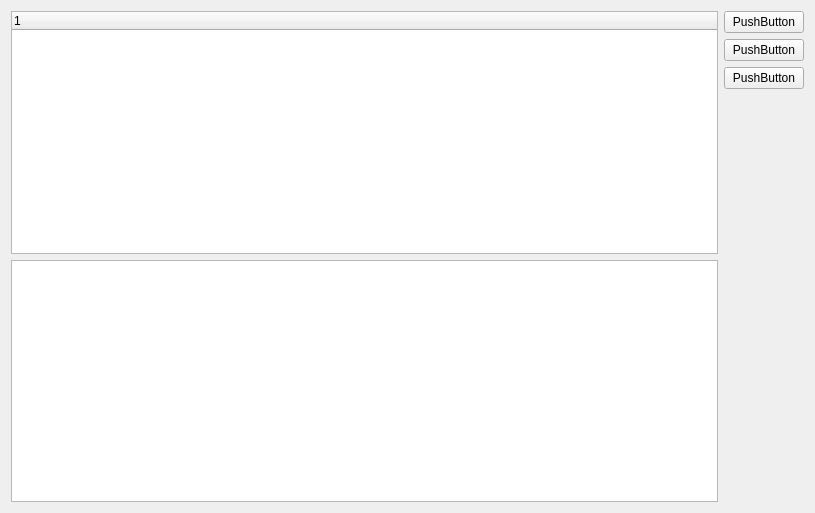
<?xml version="1.0" encoding="UTF-8"?>
<ui version="4.0">
 <class>Form</class>
 <widget class="QWidget" name="Form">
  <property name="geometry">
   <rect>
    <x>0</x>
    <y>0</y>
    <width>815</width>
    <height>513</height>
   </rect>
  </property>
  <property name="windowTitle">
   <string>Form</string>
  </property>
  <layout class="QGridLayout" name="gridLayout">
   <item row="0" column="0">
    <widget class="QTreeWidget" name="treeWidget">
     <column>
      <property name="text">
       <string notr="true">1</string>
      </property>
     </column>
    </widget>
   </item>
   <item row="1" column="0">
    <widget class="QTextBrowser" name="textBrowser"/>
   </item>
   <item row="0" column="1" rowspan="2">
    <layout class="QVBoxLayout" name="verticalLayout">
     <item>
      <widget class="QPushButton" name="pushButton">
       <property name="text">
        <string>PushButton</string>
       </property>
      </widget>
     </item>
     <item>
      <widget class="QPushButton" name="pushButton_2">
       <property name="text">
        <string>PushButton</string>
       </property>
      </widget>
     </item>
     <item>
      <widget class="QPushButton" name="pushButton_3">
       <property name="text">
        <string>PushButton</string>
       </property>
      </widget>
     </item>
     <item>
      <spacer name="verticalSpacer">
       <property name="orientation">
        <enum>Qt::Vertical</enum>
       </property>
       <property name="sizeHint" stdset="0">
        <size>
         <width>20</width>
         <height>40</height>
        </size>
       </property>
      </spacer>
     </item>
    </layout>
   </item>
  </layout>
 </widget>
 <resources/>
 <connections/>
</ui>
